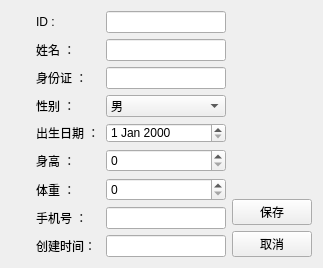
<?xml version="1.0" encoding="UTF-8"?>
<ui version="4.0">
 <class>PatientEditView</class>
 <widget class="QWidget" name="PatientEditView">
  <property name="geometry">
   <rect>
    <x>0</x>
    <y>0</y>
    <width>323</width>
    <height>238</height>
   </rect>
  </property>
  <property name="windowTitle">
   <string>编辑患者信息</string>
  </property>
  <layout class="QGridLayout" name="gridLayout_2">
   <item row="0" column="0">
    <layout class="QGridLayout" name="gridLayout">
     <item row="0" column="0">
      <spacer name="horizontalSpacer_2">
       <property name="orientation">
        <enum>Qt::Orientation::Horizontal</enum>
       </property>
       <property name="sizeHint" stdset="0">
        <size>
         <width>111</width>
         <height>20</height>
        </size>
       </property>
      </spacer>
     </item>
     <item row="0" column="1">
      <layout class="QVBoxLayout" name="verticalLayout">
       <item>
        <layout class="QHBoxLayout" name="horizontalLayout">
         <item>
          <widget class="QLabel" name="label">
           <property name="text">
            <string>ID :</string>
           </property>
          </widget>
         </item>
         <item>
          <widget class="QLineEdit" name="adEditID">
           <property name="minimumSize">
            <size>
             <width>120</width>
             <height>0</height>
            </size>
           </property>
           <property name="maximumSize">
            <size>
             <width>120</width>
             <height>16777215</height>
            </size>
           </property>
          </widget>
         </item>
        </layout>
       </item>
       <item>
        <layout class="QHBoxLayout" name="horizontalLayout_2">
         <item>
          <widget class="QLabel" name="label_2">
           <property name="text">
            <string>姓名 ：</string>
           </property>
          </widget>
         </item>
         <item>
          <widget class="QLineEdit" name="adEditName">
           <property name="minimumSize">
            <size>
             <width>120</width>
             <height>0</height>
            </size>
           </property>
           <property name="maximumSize">
            <size>
             <width>120</width>
             <height>16777215</height>
            </size>
           </property>
          </widget>
         </item>
        </layout>
       </item>
       <item>
        <layout class="QHBoxLayout" name="horizontalLayout_3">
         <item>
          <widget class="QLabel" name="label_3">
           <property name="text">
            <string>身份证 ：</string>
           </property>
          </widget>
         </item>
         <item>
          <widget class="QLineEdit" name="adEditIDCard">
           <property name="minimumSize">
            <size>
             <width>120</width>
             <height>0</height>
            </size>
           </property>
           <property name="maximumSize">
            <size>
             <width>120</width>
             <height>16777215</height>
            </size>
           </property>
          </widget>
         </item>
        </layout>
       </item>
       <item>
        <layout class="QHBoxLayout" name="horizontalLayout_4">
         <item>
          <widget class="QLabel" name="label_4">
           <property name="text">
            <string>性别 ：</string>
           </property>
          </widget>
         </item>
         <item>
          <widget class="QComboBox" name="adComboSex">
           <property name="minimumSize">
            <size>
             <width>120</width>
             <height>0</height>
            </size>
           </property>
           <property name="maximumSize">
            <size>
             <width>120</width>
             <height>16777215</height>
            </size>
           </property>
           <item>
            <property name="text">
             <string>男</string>
            </property>
           </item>
           <item>
            <property name="text">
             <string>女</string>
            </property>
           </item>
          </widget>
         </item>
        </layout>
       </item>
       <item>
        <layout class="QHBoxLayout" name="horizontalLayout_5">
         <item>
          <widget class="QLabel" name="label_5">
           <property name="text">
            <string>出生日期 ：</string>
           </property>
          </widget>
         </item>
         <item>
          <widget class="QDateEdit" name="dbDateEditDOB">
           <property name="sizePolicy">
            <sizepolicy hsizetype="Fixed" vsizetype="Fixed">
             <horstretch>0</horstretch>
             <verstretch>0</verstretch>
            </sizepolicy>
           </property>
           <property name="minimumSize">
            <size>
             <width>120</width>
             <height>20</height>
            </size>
           </property>
           <property name="maximumSize">
            <size>
             <width>120</width>
             <height>16777215</height>
            </size>
           </property>
          </widget>
         </item>
        </layout>
       </item>
       <item>
        <layout class="QHBoxLayout" name="horizontalLayout_6">
         <item>
          <widget class="QLabel" name="label_6">
           <property name="text">
            <string>身高 ：</string>
           </property>
          </widget>
         </item>
         <item>
          <widget class="QSpinBox" name="dbSpinHeight">
           <property name="sizePolicy">
            <sizepolicy hsizetype="Minimum" vsizetype="Fixed">
             <horstretch>0</horstretch>
             <verstretch>0</verstretch>
            </sizepolicy>
           </property>
           <property name="minimumSize">
            <size>
             <width>120</width>
             <height>0</height>
            </size>
           </property>
           <property name="maximumSize">
            <size>
             <width>120</width>
             <height>16777215</height>
            </size>
           </property>
          </widget>
         </item>
        </layout>
       </item>
       <item>
        <layout class="QHBoxLayout" name="horizontalLayout_7">
         <item>
          <widget class="QLabel" name="label_7">
           <property name="text">
            <string>体重 ：</string>
           </property>
          </widget>
         </item>
         <item>
          <widget class="QSpinBox" name="dbSpinWeight">
           <property name="minimumSize">
            <size>
             <width>120</width>
             <height>0</height>
            </size>
           </property>
           <property name="maximumSize">
            <size>
             <width>120</width>
             <height>16777215</height>
            </size>
           </property>
          </widget>
         </item>
        </layout>
       </item>
       <item>
        <layout class="QHBoxLayout" name="horizontalLayout_8">
         <item>
          <widget class="QLabel" name="label_8">
           <property name="text">
            <string>手机号 ：</string>
           </property>
          </widget>
         </item>
         <item>
          <widget class="QLineEdit" name="bdEditMobile">
           <property name="minimumSize">
            <size>
             <width>120</width>
             <height>0</height>
            </size>
           </property>
           <property name="maximumSize">
            <size>
             <width>120</width>
             <height>16777215</height>
            </size>
           </property>
          </widget>
         </item>
        </layout>
       </item>
       <item>
        <layout class="QHBoxLayout" name="horizontalLayout_9">
         <item>
          <widget class="QLabel" name="label_9">
           <property name="text">
            <string>创建时间：</string>
           </property>
          </widget>
         </item>
         <item>
          <widget class="QLineEdit" name="bdCreateTimeStamp">
           <property name="minimumSize">
            <size>
             <width>120</width>
             <height>0</height>
            </size>
           </property>
           <property name="maximumSize">
            <size>
             <width>120</width>
             <height>16777215</height>
            </size>
           </property>
          </widget>
         </item>
        </layout>
       </item>
      </layout>
     </item>
     <item row="0" column="2">
      <layout class="QVBoxLayout" name="verticalLayout_2">
       <item>
        <spacer name="verticalSpacer">
         <property name="orientation">
          <enum>Qt::Orientation::Vertical</enum>
         </property>
         <property name="sizeType">
          <enum>QSizePolicy::Policy::Expanding</enum>
         </property>
         <property name="sizeHint" stdset="0">
          <size>
           <width>20</width>
           <height>40</height>
          </size>
         </property>
        </spacer>
       </item>
       <item>
        <widget class="QPushButton" name="pushButton">
         <property name="text">
          <string>保存</string>
         </property>
        </widget>
       </item>
       <item>
        <widget class="QPushButton" name="pushButton_2">
         <property name="text">
          <string>取消</string>
         </property>
        </widget>
       </item>
      </layout>
     </item>
     <item row="0" column="3">
      <spacer name="horizontalSpacer">
       <property name="orientation">
        <enum>Qt::Orientation::Horizontal</enum>
       </property>
       <property name="sizeHint" stdset="0">
        <size>
         <width>37</width>
         <height>17</height>
        </size>
       </property>
      </spacer>
     </item>
    </layout>
   </item>
  </layout>
 </widget>
 <resources/>
 <connections/>
</ui>
